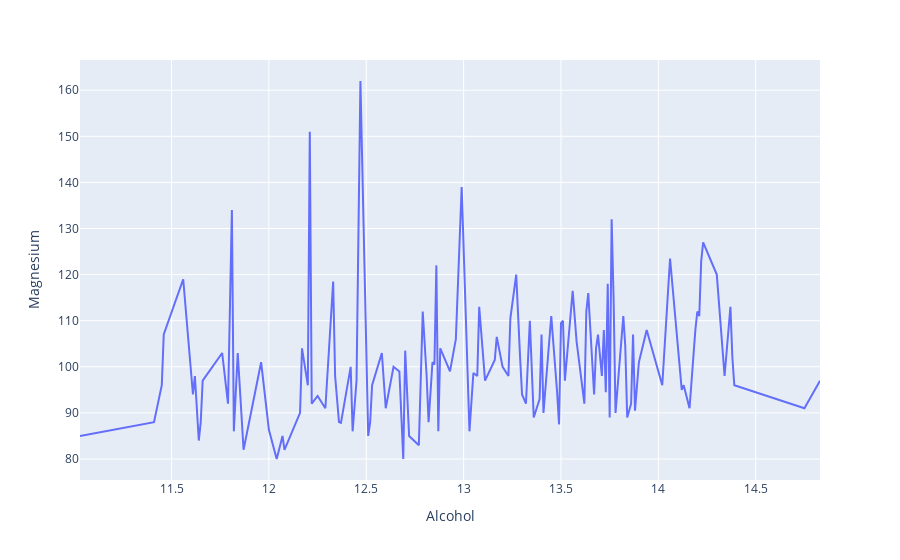

The notebook cell this image was saved under:
### Code cell
px.line(alkol_mg, x = "Alcohol",y="Magnesium")
